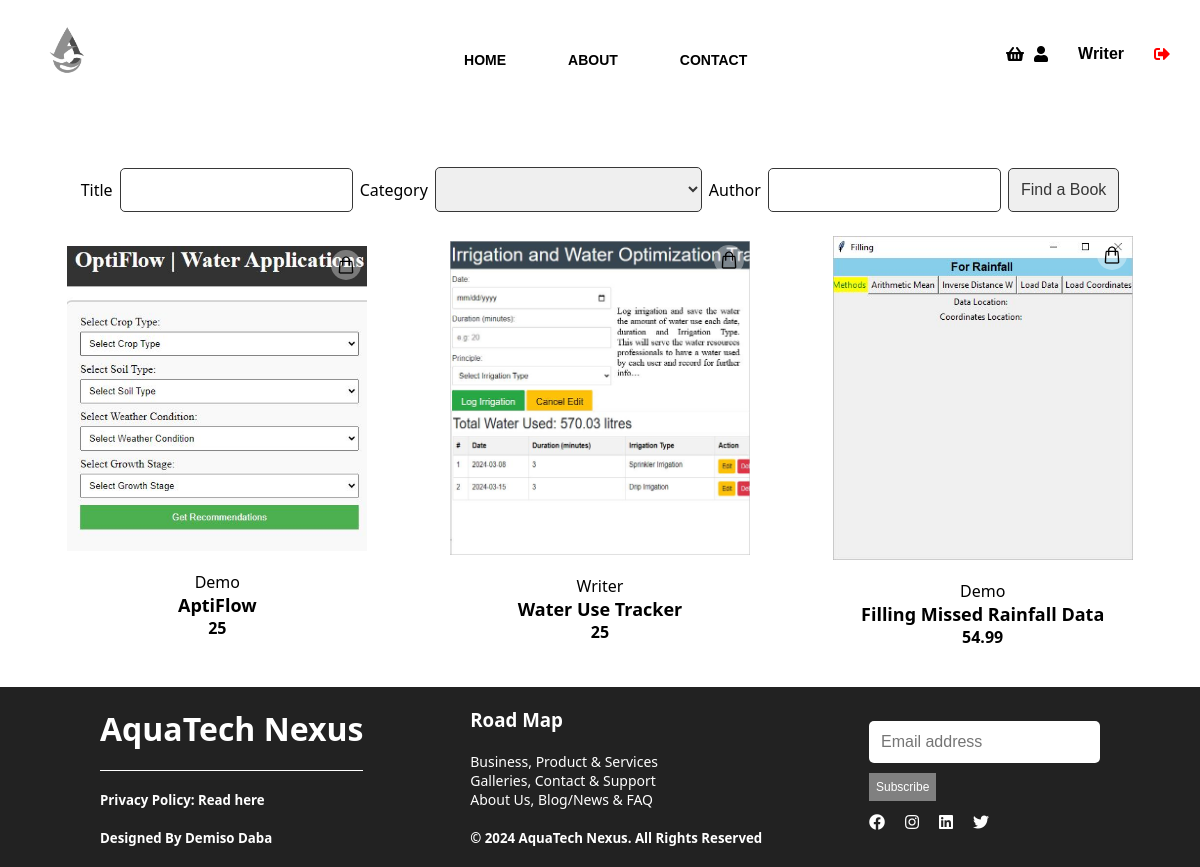
Page /books (signed in) on the committed database.
### flaskapp/models.py (models this page shows, shortened)
class User(db.Model, UserMixin):
    id = db.Column(db.Integer, primary_key=True)
    username = db.Column(db.String(20), unique=True, nullable=False)
    email = db.Column(db.String(50), unique=True, nullable=False)
    phone = db.Column(db.String(20))
    address = db.Column(db.String(128))
    password = db.Column(db.String(60), nullable=False)
    usertype = db.Column(db.String(10), nullable=False)
    books = db.relationship('Book', backref='author', lazy=True)

class Book(db.Model):
    id = db.Column(db.Integer, primary_key=True)
    title = db.Column(db.String(20), unique=True, nullable=False)
    subtitle = db.Column(db.String(60), nullable=False)
    description = db.Column(db.String(128), nullable=False)
    genre = db.Column(db.String(60), nullable=False)
    cover = db.Column(db.String(128), nullable=False)
    manuscript = db.Column(db.String(128), nullable=False)
    price= db.Column(db.Integer)
    author_id = db.Column(db.Integer, db.ForeignKey('user.id'), nullable=False)

### flaskapp/routes.py (the view)
@app.route('/books', strict_slashes=False)
def books():
    form = FindBook()
    books = Book.query.all()
    return render_template('shop.html', books=books, form=form)

### flaskapp/forms.py
class FindBook(FlaskForm):
    title = StringField('Title')
    genre = SelectField('Category', choices=[('', ''),
                                             ('Data Analysis', 'Data Analysis'),
                                             ('Machine Learning', 'Machine Learning'),
                                             ('Visualization', 'Visualization'),
                                             ('Geospatial', 'Geospatial'),
                                             ('Hydrology', 'Hydrology'),
                                             ('Water Quality', 'Water Quality'),
                                             ('Water Resources Management', 'Water Resources Management'),
                                             ('Modeling', 'Modeling')])
    author = StringField('Author')
    submit = SubmitField('Find a Book')

### flaskapp/models.py (called while the page is built)
@login_manager.user_loader
def load_user(user_id):
    return User.query.get(int(user_id))

### flaskapp/templates/shop.html (shortened to what this page needs)
<!DOCTYPE html>
<html lang="en">
<head>
    <link rel="stylesheet" href="{{ url_for('static', filename='styles/header.css') }}">
    <link rel="stylesheet" href="{{ url_for('static', filename='styles/footer.css') }}">
    <link rel="stylesheet" href="{{ url_for('static', filename='styles/container.css') }}">
    <link rel="stylesheet" href="{{ url_for('static', filename='styles/style.css') }}">
    <link rel="stylesheet" href="{{ url_for('static', filename='styles/navbar.css') }}">
    <link rel="stylesheet" href="{{ url_for('static', filename='styles/shop.css') }}">
    <link rel="stylesheet" href="https://cdnjs.cloudflare.com/ajax/libs/font-awesome/5.15.4/css/all.min.css">
</head>
<body>
    <div class="navbar">
        <a class="navbar-item-icon">
            <img src="{{ url_for('static', filename='images/balcklogo.png') }}" alt="logo" width="80" href="{{ url_for('home') }}">
        </a>
        <data class="navbar-item menu">
            <ul>
                <li><a href="{{ url_for('home') }}">HOME</a></li>
                <li><a href="{{ url_for('about') }}">ABOUT</a></li>
                <li><a href="{{ url_for('contact') }}">CONTACT</a></li>
            </ul>
        </data>
        {% if current_user.is_authenticated %}
            <a class="navbar-item basket" href="{{ url_for('goToCart') }}"><i class="fas fa-shopping-basket" style="color: black;"></i></a>
            <a class="navbar-item" href="{{ url_for('dashboard') }}"><i class="fas fa-user" style="color: black;"></i></a>
            <p class="username1">{{ current_user.username }}</p>
            <a class="navbar-item" href="{{ url_for('logout') }}"><i class="fas fa-sign-out-alt" style="color: red;"></i></a>
        {% else %}
            <a class="navbar-item basket"><i class="fas fa-shopping-basket" style="color: black;"></i></a>
            <a class="navbar-item" href="{{ url_for('login') }}"><i class="fas fa-user" style="color: black;"></i></a>
        {% endif %}
    </div>
    <div class="filter-container">
        <form method="POST" action="{{ url_for('find_book') }}">
            {{ form.title.label(class="title") }}
            {% if form.title.errors %}
                {{ form.title(class="is-invalid") }}
                <div class="invalid-feedback">
                    {% for error in form.title.errors %}
                        <span>{{ error }}</span>
                    {% endfor %}
                </div>
            {% else %}
                {{ form.title() }}
            {% endif %}
            {{ form.genre.label(class="genre") }}
            {% if form.genre.errors %}
                {{ form.genre(class="is-invalid") }}
                <div class="invalid-feedback">
                    {% for error in form.genre.errors %}
                        <span>{{ error }}</span>
                    {% endfor %}
                </div>
            {% else %}
                {{ form.genre() }}
            {% endif %}
            {{ form.author.label(class="author") }}
            {% if form.author.errors %}
                {{ form.author(class="is-invalid") }}
                <div class="invalid-feedback">
                    {% for error in form.author.errors %}
                        <span>{{ error }}</span>
                    {% endfor %}
                </div>
            {% else %}
                {{ form.author() }}
            {% endif %}
            <div>
                {{ form.submit(class="btn") }}
            </div>
        </form>
    </div>
    <div class="Books">
        <div class="pink-container">
            <div class="book-preview-container1">
                {% for book in books %}
                    <div class="book-preview" onclick="navigateToBook('{{ book.id }}')">
                        <img src="{{ url_for('get_image', filename=book.cover) }}" alt="{{ book.title }}">
                        <div class="shop-now" onclick="addToCart('{{ book.id }}', '{{ book.title }}')">
                            <img src="{{ url_for('static', filename='images/shopping-bag.png') }}" alt="Book Title 1" width="20">
                        </div>
                        <div class="book-details">
                            <p class="author">{{ book.author.username }}</p>
                            <p class="book-title">{{ book.title }}</p>
                            <p class="price">{{ book.price }}</p>
                        </div>
                    </div>
                {% endfor %}
            </div>
        </div>
    </div>
</body>
<footer>
    <div class="footer_flex">
        <div class="footer_flex_section1">
            <h1>AquaTech Nexus</h1>
            <div class="line"></div>
            <h5>Privacy Policy: Read here</h5>
            <h5>Designed By Demiso Daba</h5>
        </div>
        <div class="footer_flex_section2">
            <h3>Road Map</h3>
            <ul>
                <li>Business, Product & Services</li>
                <li>Galleries, Contact & Support</li>
                <li>About Us, Blog/News & FAQ</li>
            </ul>
            <div class="copyrights">
                <h5>© 2024 AquaTech Nexus. All Rights Reserved</h5>
            </div>
        </div>
        <div class="footer_flex_section3">
            <input type="text" id="username" name="username" placeholder="Email address"/>
            <button class="subscribe" onclick="subscribe()">Subscribe</button>
            <div class="social">
                <a href="https://www.facebook.com"><span class="fab fa-facebook"></span></a>
                <a href="https://www.instagram.com"><span class="fab fa-instagram"></span></a>
                <a href="https://www.linkedin.com"><span class="fab fa-linkedin"></span></a>
                <a href="https://twitter.com/DemoNkmt1"><span class="fab fa-twitter"></span></a>
            </div>
        </div>
    </div>
</footer>
</html>

### flaskapp/static/styles/header.css (style rules this page uses)
ul { float: left; display: flex; justify-content: center; align-items: center; }
ul li { list-style: none; margin-left: 62px; margin-top: 12px; font-size: 14px; }
ul li a { text-decoration: none; color: white; font-family: Arial; font-weight: bold; transition: 0.4s ease-in-out; }

### flaskapp/static/styles/footer.css (style rules this page uses)
footer { margin: 0; background-color: rgb(34, 34, 34); width: 100%; height: fit-content; color: white; }
.footer_flex { display: flex; justify-content: space-between; flex-direction: row; padding:20px 100px 20px 100px; }
.footer_flex_section1 { display: flex; gap: 20px; align-items: center; flex-direction: column; }
.line { border-bottom: 1px solid white; width: 100%; }
.footer_flex_section1 h5 { flex: 1; margin-right: auto; }
.footer_flex_section2 { display: flex; align-items: start; flex-direction: column; gap: 20px; }
.footer_flex_section3 { display: flex; gap: 10px; align-items: start; flex-direction: column; justify-content: center; }
h1, h2, h3, h4, h5 { padding: 0; margin: 0; }
.footer_flex_section2 ul { padding: 0; margin: 0; display: flex; flex-direction: column; }
.footer_flex_section2 li { margin: 0; padding: 0; flex: 1; margin-right: auto; }
.subscribe { width: fit-content; height: fit-content; color:white ; background-color: grey; cursor: pointer; border: none; padding: 7px; font-size: 12px; }
.footer_flex_section3 .social { gap: 20px; display: flex; flex-direction: row; }
.copyrights { display: flex; flex-direction: row; gap: 3px; align-items: center; margin-top: auto; }

### flaskapp/static/styles/container.css (style rules this page uses)
.pink-container { width: 100%; background-color: #008080; padding: 10% 0; }
.book-preview-container1 { display: grid; grid-template-columns: repeat(auto-fill, minmax(300px, 1fr)); gap: 20px; justify-items: center; align-items: center; padding: 0px 3%; }
.book-preview { text-align: center; position: relative; width: 300px; transition: all .2s ease-in-out; cursor: pointer; }
.book-preview img { max-width: 100%; height: auto; }
.book-details { background-color: #FFF; padding: 15px 10px; }
.book-details .author { font-size: 16px; font-weight: 200; text-align: center; }
.book-details .book-title { font-size: 18px; font-weight: 600; text-align: center; }
.price { margin: 0; font-weight: bold; text-align: center; }
.shop-now { cursor: pointer; position: absolute; top: 4px; right: 2%; display: flex; width: 30px; height: 30px; background: #ffffff59; border-radius: 50%; align-items: center; justify-content: center; }

### flaskapp/static/styles/style.css (style rules this page uses)
body, p { margin: 0; }
a { color: unset; }
input, select { border: none; padding: 12px; font-size: 16px; border-radius: 5px; color: rgb(55 55 55); }
html { font-family: 'Segoe UI', Tahoma, Geneva, Verdana, sans-serif }

### flaskapp/static/styles/navbar.css (style rules this page uses)
.navbar { display: flex; position: absolute; z-index: 10; align-items: center; width: 100%; animation-duration: 0.5s; }
.navbar .navbar-item-icon { flex: 1; margin: 20px 30px; }
.navbar .navbar-item { margin: 0 30px 0px 0; }
.username1 { color: black; font-family: Arial; font-weight: bold; font-size: 16px; margin-right: 30px; }
.navbar .menu { color: black; flex: 2 ; font-weight: 400; }
.navbar .basket { margin: 10px; }

### flaskapp/static/styles/shop.css (style rules this page uses)
.navbar { position: relative; color: black; }
.navbar a { color: black; }
.pink-container { background-color: unset; padding: 2% 0; overflow: hidden; }
.filter-container { margin-top: 60px; }
.filter-container form { display: flex; justify-content: center; gap: 7px; align-items: center; }
.filter-container form input, .filter-container form select { border: 1px solid ; }

### rows in the picture
User: username "Writer"
Book: cover (picture), author.username "Demo", title "AptiFlow", price "25"
Book: cover (picture), author.username "Writer", title "Water Use Tracker", price "25"
Book: cover (picture), author.username "Demo", title "Filling Missed Rainfall Data", price "54.99"
